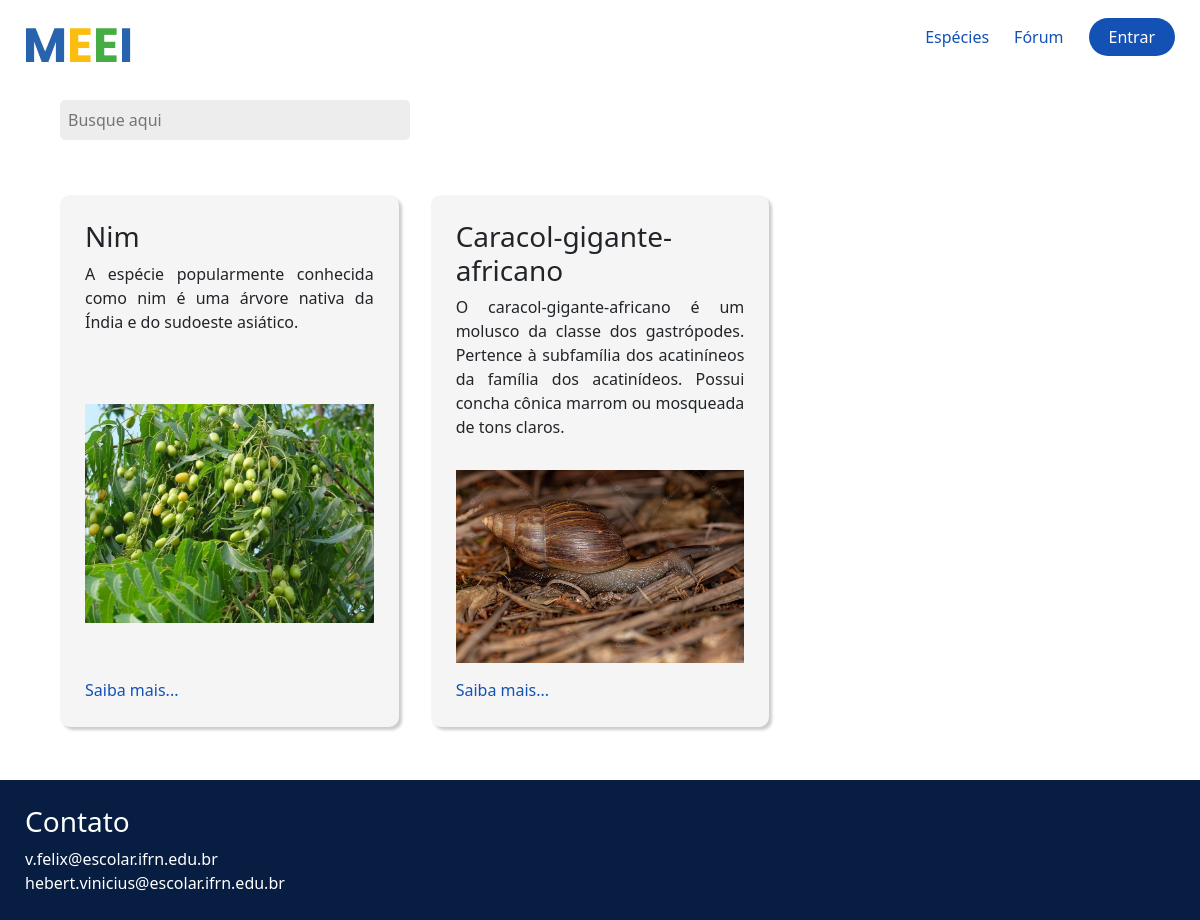
Before: /especies/ with the older database file.
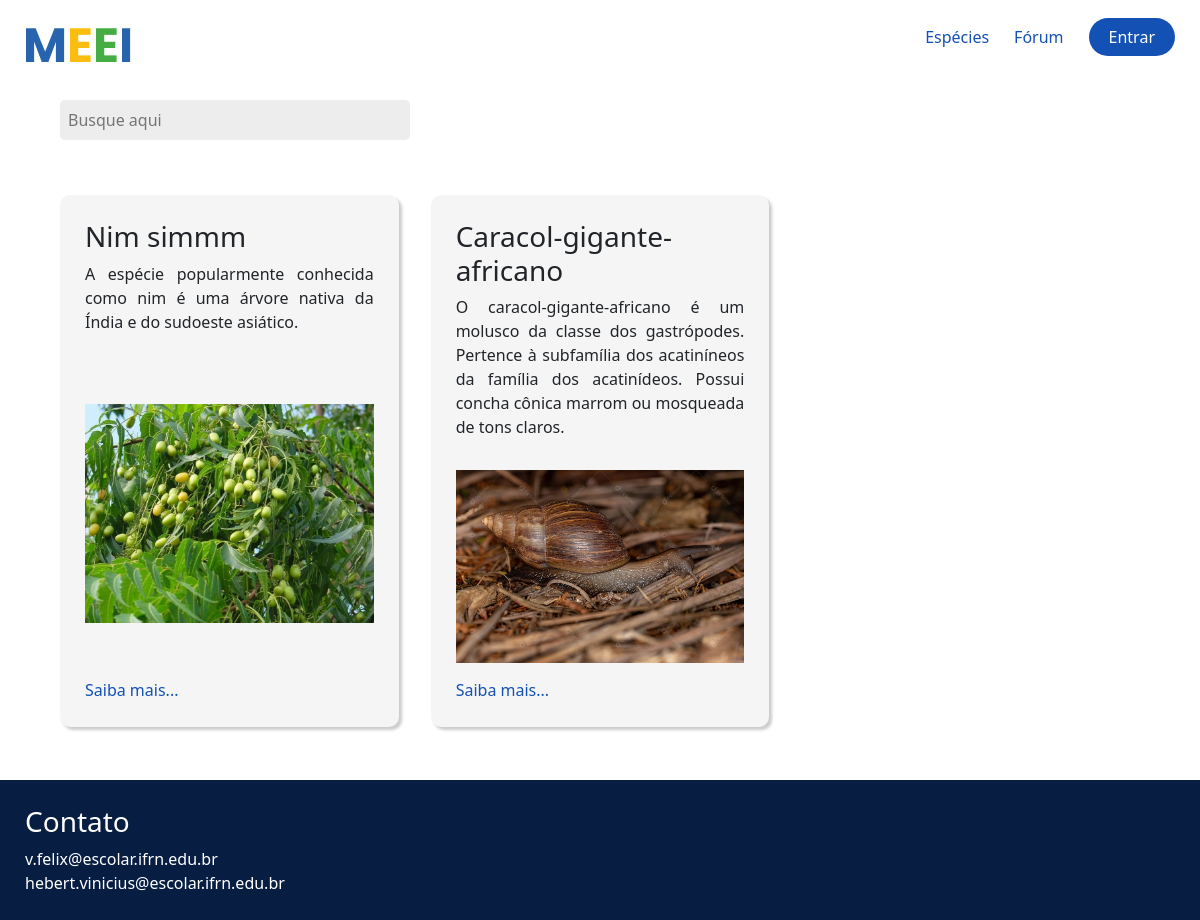
After: the same page with the newer database file.
### especies/models.py (models this page shows, shortened)
class Especies(models.Model):
    nome_especie = models.CharField(max_length=150)
    imagem = models.ImageField(upload_to='especies/%y/%m/%d')
    introducao = models.TextField()
    origem = models.TextField()
    causa_efeito = models.TextField()
    prevencao = models.TextField()

### especies/views.py (the view)
# urls.py: path('', especies_listagem, name='listagem_especies'),
def especies_listagem(request):
    especies = Especies.objects.all()
    context = {'especies': especies}
    return render(request, 'especies/lista_especies.html', context)

### especies/templates/especies/lista_especies.html (shortened to what this page needs)
{% extends "global/base.html" %}
{% load static %}
{% block content %}
<div class="search-container justify-content-between">
  <input
  type="text"
  id="searchInput"
  placeholder="Busque aqui"
  oninput="filterCards()"
  />
  </div>
  <section class="conteudo-especies">
    {% for i in especies %}
      <div class="conteudo-especies__especie">
        <div class="conteudo-especies__especie__texto">
          <div class="d-flex justify-content-between">
            <h3>{{ i.nome_especie }}</h3>
          </div>
          <p>
            {{ i.introducao }}
          </p>
        </div>
        <img src="{{ i.imagem.url }}" alt="">
        <a href="{% url 'detalhe_especies' i.id %}" style="display: block; text-decoration: none;">Saiba mais...</a>
      </div>
    {% empty %}
      <h3>Não há especies cadastradas no momento</h3>
    {% endfor %}
</section>
{% endblock content %}

Changed rows visible on the page:
changed Especies: nome_especie "Nim" → "Nim simmm"
